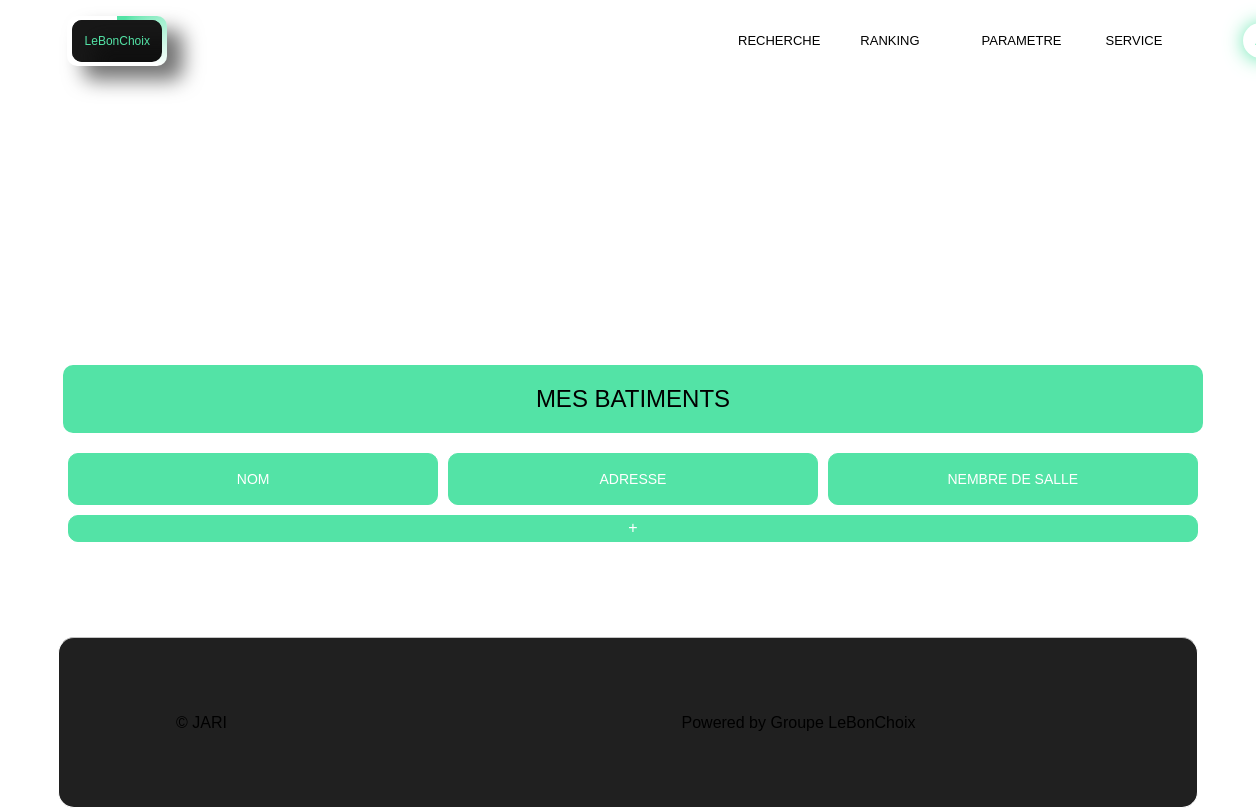
The app's page /index.php?page=liste-bat (signed in), older data.
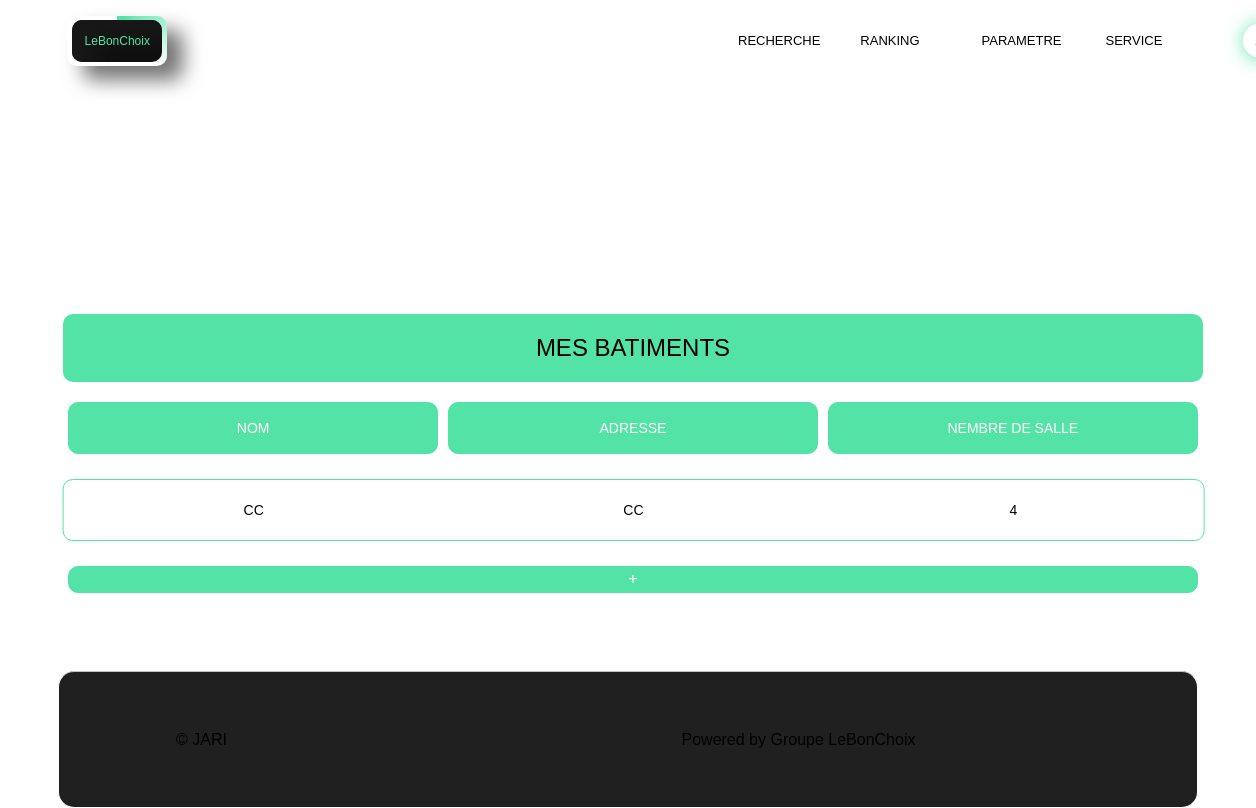
The same page, newer data.
### tables this page shows
CREATE TABLE `batiment` (
  `Nom` varchar(15) NOT NULL,
  `adresse` varchar(25) NOT NULL,
  `nb_salle` int(11) NOT NULL,
  `id_pro` int(11) NOT NULL
);

### view/view.php (called while the page is built)
<?php
include_once "header.php";
include_once $page.".php";
include_once  "footer.php";
?>

### index.php (called while the page is built, shortened)
<?php
include_once "controller/controller.php";
include_once "view/view.php";
?>

### model/media.php (called while the page is built, shortened)
<?php
function batiments($id){
	global $c;
	$sql = " SELECT * FROM batiment WHERE id_pro = ' $id ' ORDER BY `batiment`.`nb_salle` ASC";
	$resultat = mysqli_query($c, $sql);
	return $resultat;
}

### view/liste-bat.php (the view)
<div class='containerBat'>
    <div class='cardHeaderBat'>
        <h2>Mes Batiments</h2>
    </div>
    <div class='cardBat'>
        <form>
            <div class=cardBodyBat>
                <div class="cardBodyLil">
                    <strong>Nom</strong>
                </div>
                <div class="cardBodyLil">
                    <strong>Adresse</strong>
                </div>
                <div class="cardBodyLil">
                    <strong>Nembre de salle</strong>
                </div>
                <?php
            $tab = batiments($_SESSION['id'][0]);
            if ($tab == NULL){
                echo ' Il ya aucun batiment';
            } else{
                while( $row = mysqli_fetch_assoc($tab)){
                    echo'
                    <a class="button" href ="index.php?page=liste-salles&Nom='.$row["Nom"].'">
                        <div class="hajanotzayda">
                            <div class="cardBodyLil2">' . $row["Nom"] . '</div>
                            <div class="cardBodyLil2">'. $row["adresse"] . '</div>
                            <div class="cardBodyLil2">'. $row["nb_salle"] .'</div>
                        </div>
                    </a>
                        ';
                }
            }
        ?>
                <div class="btnSalleDiv">
                    <a class="btnSalle" href="index.php?page=ajout-bat">+</a>
                </div>
            </div>
        </form>
    </div>
</div>

### view/header.php (shortened to what this page needs)
<!DOCTYPE html>
<html>
<head>
    <link rel="stylesheet" type="text/css" href="css\style.css" />
</head>
<body>
    <div class="headiv">
        <table class="headt">
            <tr>
                <td>
                    <h1 class="logo">
                        <a class="button1" href="index.php?page=home">
                            <action></action>
                        </a>
                    </h1>
                </td>
                <td class='BigListe'>
                    <form action="." method="post" class="menu">
                        <li><a class="button" href="index.php?page=">Recherche</a></li>
                        <li><a class="button" href="index.php?page=ranking">Ranking</a></li>
                        <?php
                                if (isset($_SESSION["connecte"]) && $_SESSION["connecte"]){
                                    echo '
                                    <ul id="menu-inscrp">
                                        <li><a href="#" >Parametre</a>
                                            <ul class ="MenuInscrp MenuInscrp1">
                                                <li ><a class="button" href ="index.php?page=profil">Profil</a></li>
                                                <li ><a class="button" href ="index.php?page=aide">Aide</a></li>
                                                <li ><a class="button" href ="index.php?connecte=false">Deconnexion</a></li>
                                            </ul>
                                        </li>
                                    </ul>
                                    ';
                                    if ($_SESSION["role"]=='internaute'){
                                        echo '
                                        <ul id="menu-inscrp">
                                            <li><a href="#" >Service</a>
                                                <ul class ="MenuInscrp tab2">
                                                    <li ><a class="button" href ="">Reservation</a></li>
                                                    <li ><a class="button" href ="">Devenir-Pro</a></li>
                                                    <li ><a class="button" href ="">Favoris</a></li>
                                                </ul>
                                            </li>
                                        </ul>
                                        ';
                                    }else{
                                        echo '
                                        <ul id="menu-inscrp">
                                            <li><a href="#" >Service</a>
                                                <ul class ="MenuInscrp tab2">
                                                    <li ><a class="button" href ="index.php?page=liste-bat">Ajouter</a></li>
                                                    <li ><a class="button" href ="">Mes-Ajout</a></li>
                                                    <li ><a class="button" href ="">Favoris</a></li>
                                                </ul>
                                            </li>
                                        </ul>';
                                    }
                                    echo '<li><a class="prof" href ="index.php?page=profil">'.$_SESSION['username'][0].'</a></li>';
                                }
                                ?>
                    </form>
                </td>
            </tr>
        </table>
    </div>
</body>

### view/footer.php
<footer>
    &copy; JARI
    <div class="container">
        Powered by Groupe LeBonChoix
    </div>
</footer>
</body>
</html>

Row changes from the older to the newer data that the page shows:
added batiment: Nom "CC", adresse "CC", nb_salle "4"
